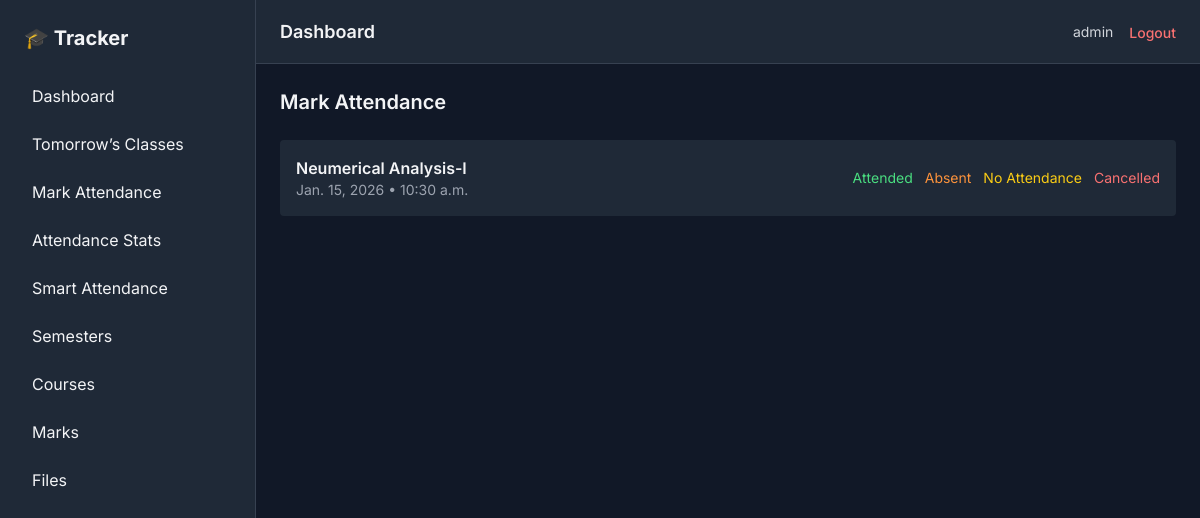
/attendance/ (signed in), run on an earlier commit of the app's database.
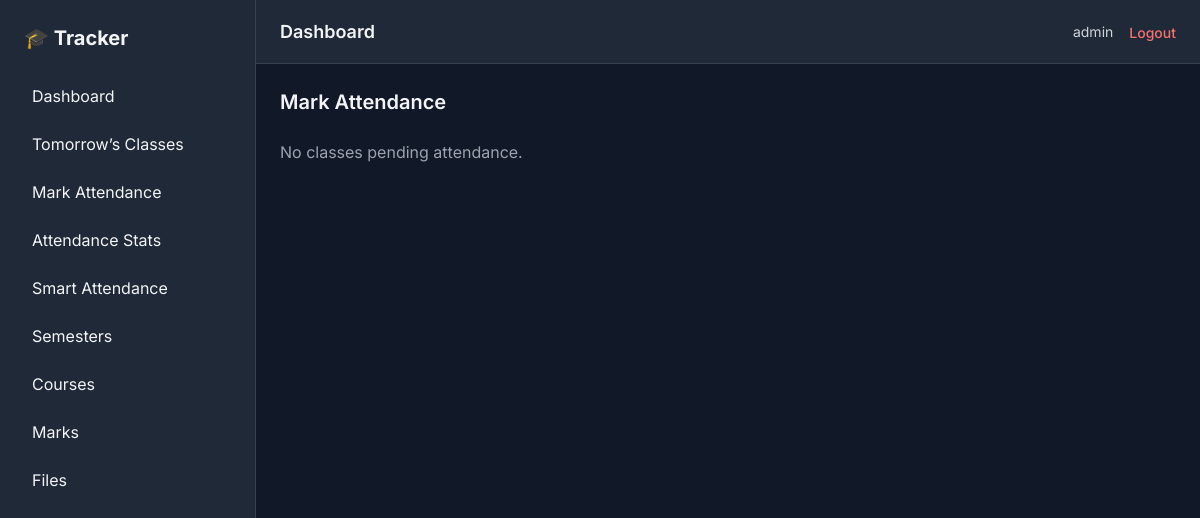
And on a later commit of the database.
### core/models.py (models this page shows, shortened)
class User(AbstractUser):
    email = models.EmailField(unique=True)

class ClassSession(models.Model):
    STATUS_CHOICES = [
        ('planned', 'Planned'),
        ('completed', 'Attended'),
        ('absent', 'Absent'),
        ('cancelled', 'Cancelled'),
        ('no_attendance', 'No Attendance Taken'),
    ]
    user = models.ForeignKey(
        settings.AUTH_USER_MODEL,
        on_delete=models.CASCADE,
        related_name='class_sessions'
    )
    course = models.ForeignKey(
        Course,
        on_delete=models.CASCADE,
        related_name='sessions'
    )
    date = models.DateField()
    start_time = models.TimeField()
    status = models.CharField(
        max_length=20,
        choices=STATUS_CHOICES,
        default='planned'
    )
    created_at = models.DateTimeField(auto_now_add=True)
    class Meta:
        ordering = ['date', 'start_time']
        unique_together = ('course', 'date', 'start_time')

class Course(models.Model):
    user = models.ForeignKey(
        settings.AUTH_USER_MODEL,
        on_delete = models.CASCADE,
        related_name = 'courses'
    )
    semester = models.ForeignKey(
        Semester,
        on_delete = models.CASCADE,
        related_name = 'courses'
    )
    name = models.CharField(max_length=150)
    course_code = models.CharField(max_length=50)
    teacher_name = models.CharField(max_length=150)
    total_class_planned = models.PositiveIntegerField(default=20)
    created_at = models.DateTimeField(auto_now_add=True)
    class Meta:
        ordering = ['course_code']

### core/views.py (the view)
@login_required
def mark_attendance(request):
    today = date.today()
    sessions = ClassSession.objects.filter(
        user = request.user,
        date__lte = today,
        status = 'planned'
    ).order_by('-date', '-start_time')
    context ={
        'sessions': sessions,
    }
    return render(request, 'attendance/mark.html',context)

### templates/attendance/mark.html (shortened to what this page needs)
{% extends 'base/base.html' %}
{% block content %}
<h2 class="text-xl font-semibold mb-6">Mark Attendance</h2>
<div class="space-y-4">
    {% for s in sessions %}
        <div class="bg-gray-800 p-4 rounded flex justify-between items-center">
            <div>
                <h3 class="font-semibold">{{ s.course.name }}</h3>
                <p class="text-sm text-gray-400">
                    {{ s.date }} • {{ s.start_time }}
                </p>
            </div>
            <div class="flex gap-3 text-sm">
                <form method="post" action="{% url 'update_attendance_status' s.id %}">
                    <button class="text-green-400 hover:underline">
                        Attended
                    </button>
                </form>
                <form method="post" action="{% url 'update_attendance_status' s.id %}">
                    <button class="text-orange-400 hover:underline">
                        Absent
                    </button>
                </form>
                <form method="post" action="{% url 'update_attendance_status' s.id %}">
                    <button class="text-yellow-400 hover:underline">
                        No Attendance
                    </button>
                </form>
                <form method="post" action="{% url 'update_attendance_status' s.id %}">
                    <button class="text-red-400 hover:underline">
                        Cancelled
                    </button>
                </form>
            </div>
        </div>
    {% empty %}
        <p class="text-gray-400">No classes pending attendance.</p>
    {% endfor %}
</div>
{% endblock %}

### templates/base/base.html (shortened to what this page needs)
<!DOCTYPE html>
<html lang="en">
<head>
    <script src="https://cdn.tailwindcss.com"></script>
</head>
<body class="dark bg-gray-900 text-gray-100">
    <div class="flex h-screen">
        {% include 'base/sidebar.html' %}
        <div class="flex-1 flex flex-col">
            {% include 'base/navbar.html' %}
            <main class="p-6 overflow-y-auto">
                {% block content %}{% endblock %}
            </main>
        </div>
    </div>
</body>
</html>

### templates/base/sidebar.html
<aside class="w-64 bg-gray-800 border-r border-gray-700 hidden md:block">
    <div class="p-6 text-xl font-bold">
        🎓 Tracker
    </div>
    <nav class="px-4 space-y-2">
        <a href="{% url 'dashboard' %}"
           class="block px-4 py-2 rounded hover:bg-gray-700">
           Dashboard
        </a>
        <a href="{% url 'tomorrow_classes' %}"
            class="block px-4 py-2 rounded hover:bg-gray-700">
            Tomorrow’s Classes
         </a>
         <a href="{% url 'mark_attendance' %}"
            class="block px-4 py-2 rounded hover:bg-gray-700">
            Mark Attendance
         </a>
         <a href="{% url 'attendance_stats' %}"
            class="block px-4 py-2 rounded hover:bg-gray-700">
            Attendance Stats
         </a>
         <a href="{% url 'smart_attendance' %}"
            class="block px-4 py-2 rounded hover:bg-gray-700">
            Smart Attendance
         </a>
        <a href="{% url 'semester_list' %}"
           class="block px-4 py-2 rounded hover:bg-gray-700">
           Semesters
        </a>
        <a href="{% url 'course_list' %}"
           class="block px-4 py-2 rounded hover:bg-gray-700">
           Courses
        </a>
         <a href="{% url 'marks_overview' %}"
            class="block px-4 py-2 rounded hover:bg-gray-700">
            Marks
         </a>
         <a href="{% url 'file_hub' %}"
            class="block px-4 py-2 rounded hover:bg-gray-700">
            Files
         </a>
    </nav>
</aside>

### templates/base/navbar.html (shortened to what this page needs)
<header class="h-16 bg-gray-800 border-b border-gray-700 flex items-center justify-between px-6">
    <h1 class="text-lg font-semibold">Dashboard</h1>
    <div class="flex items-center gap-4">
        <span class="text-sm text-gray-300">
            {{ request.user.username }}
        </span>
        <form method="post" action="{% url 'logout' %}">
            <button type="submit"
                class="text-red-400 hover:text-red-300 text-sm font-medium">
                Logout
            </button>
        </form>
    </div>
</header>

### templates/base/base.html (style rules this page uses)
body { font-family: 'Inter', sans-serif; }

What changed in the data, as far as the page shows it:
no longer on this page (row edited): ClassSession: course.name "Neumerical Analysis-I", date "Jan. 15, 2026", start_time "10:30 a.m."
Also different on the page:
text now shown: "No classes pending attendance."
